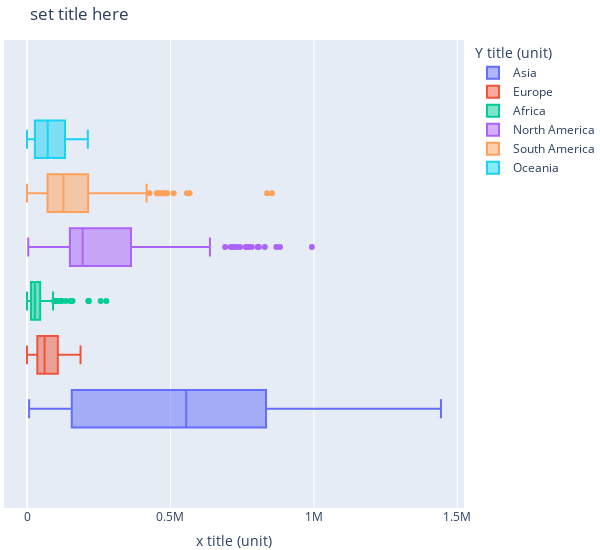

Write notebook code for a chart like this one.
### Markdown cell above
# BOX PLOT NEW VACCINATIONS

### Code cell
#use date above
erea = owid_covid_data['continent'].unique()

container = []

for er in erea:
    df_erea = owid_covid_data[owid_covid_data['continent'] == er].groupby('date').mean()
    df_erea['erea'] = er
    df_erea.reset_index(inplace=True)
    df_erea = df_erea[['erea','new_vaccinations']]
    container.append(df_erea)

boxerea_vaccine = pd.concat(container,axis=0)

fig = px.box(boxerea_vaccine, x="new_vaccinations", color="erea",height= 550,width=600,
 labels={   "new_vaccinations": "x title (unit)",
            "erea": "Y title (unit)",})

fig.update_layout(title_text='set title here',margin={"r":0,"t":40,"l":0,"b":0})
fig.show()

### Figure 1 — Plotly figure (JSON) as saved in the notebook; plotly's stock layout.template omitted (floating-point values rounded to 4 significant figures; data arrays with more than 128 entries replaced by an {"elided": "..."} marker saying what was removed)
{"data": [{"alignmentgroup": "True", "hovertemplate": "Y title (unit)=Asia<br>x title (unit)=%{x}<extra></extra>", "legendgroup": "Asia", "marker": {"color": "#636efa"}, "name": "Asia", "notched": false, "offsetgroup": "Asia", "orientation": "h", "showlegend": true, "type": "box", "x": {"elided": "672 float values"}, "x0": " ", "xaxis": "x", "y0": " ", "yaxis": "y"}, {"alignmentgroup": "True", "hovertemplate": "Y title (unit)=Europe<br>x title (unit)=%{x}<extra></extra>", "legendgroup": "Europe", "marker": {"color": "#EF553B"}, "name": "Europe", "notched": false, "offsetgroup": "Europe", "orientation": "h", "showlegend": true, "type": "box", "x": {"elided": "672 float values"}, "x0": " ", "xaxis": "x", "y0": " ", "yaxis": "y"}, {"alignmentgroup": "True", "hovertemplate": "Y title (unit)=Africa<br>x title (unit)=%{x}<extra></extra>", "legendgroup": "Africa", "marker": {"color": "#00cc96"}, "name": "Africa", "notched": false, "offsetgroup": "Africa", "orientation": "h", "showlegend": true, "type": "box", "x": {"elided": "672 float values"}, "x0": " ", "xaxis": "x", "y0": " ", "yaxis": "y"}, {"alignmentgroup": "True", "hovertemplate": "Y title (unit)=North America<br>x title (unit)=%{x}<extra></extra>", "legendgroup": "North America", "marker": {"color": "#ab63fa"}, "name": "North America", "notched": false, "offsetgroup": "North America", "orientation": "h", "showlegend": true, "type": "box", "x": {"elided": "672 float values"}, "x0": " ", "xaxis": "x", "y0": " ", "yaxis": "y"}, {"alignmentgroup": "True", "hovertemplate": "Y title (unit)=South America<br>x title (unit)=%{x}<extra></extra>", "legendgroup": "South America", "marker": {"color": "#FFA15A"}, "name": "South America", "notched": false, "offsetgroup": "South America", "orientation": "h", "showlegend": true, "type": "box", "x": {"elided": "672 float values"}, "x0": " ", "xaxis": "x", "y0": " ", "yaxis": "y"}, {"alignmentgroup": "True", "hovertemplate": "Y title (unit)=Oceania<br>x title (unit)=%{x}<extra></extra>", "legendgroup": "Oceania", "marker": {"color": "#19d3f3"}, "name": "Oceania", "notched": false, "offsetgroup": "Oceania", "orientation": "h", "showlegend": true, "type": "box", "x": {"elided": "672 float values"}, "x0": " ", "xaxis": "x", "y0": " ", "yaxis": "y"}], "layout": {"boxmode": "group", "height": 550, "legend": {"title": {"text": "Y title (unit)"}, "tracegroupgap": 0}, "margin": {"b": 0, "l": 0, "r": 0, "t": 40}, "title": {"text": "set title here"}, "width": 600, "xaxis": {"anchor": "y", "autorange": true, "domain": [0, 1], "range": [-80160.0, 1523000.0], "title": {"text": "x title (unit)"}, "type": "linear"}, "yaxis": {"anchor": "x", "autorange": true, "domain": [0, 1], "range": [-0.5065, 0.5065], "type": "category"}}}
